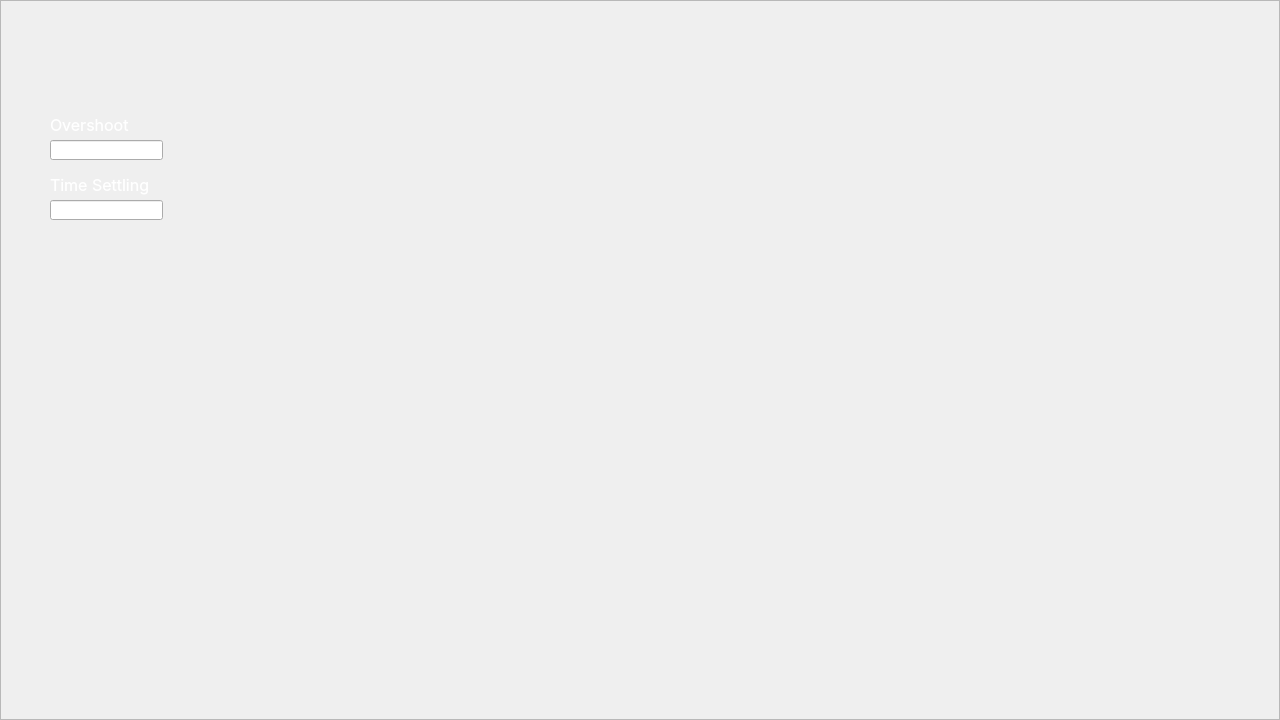
<?xml version="1.0" encoding="UTF-8"?>
<ui version="4.0">
 <class>MainWindow</class>
 <widget class="QMainWindow" name="MainWindow">
  <property name="geometry">
   <rect>
    <x>0</x>
    <y>0</y>
    <width>1280</width>
    <height>720</height>
   </rect>
  </property>
  <property name="minimumSize">
   <size>
    <width>1280</width>
    <height>720</height>
   </size>
  </property>
  <property name="maximumSize">
   <size>
    <width>1280</width>
    <height>720</height>
   </size>
  </property>
  <property name="windowTitle">
   <string>MainWindow</string>
  </property>
  <property name="styleSheet">
   <string notr="true"/>
  </property>
  <widget class="QWidget" name="centralwidget">
   <widget class="QPushButton" name="Refrensi">
    <property name="geometry">
     <rect>
      <x>50</x>
      <y>240</y>
      <width>120</width>
      <height>120</height>
     </rect>
    </property>
    <property name="cursor">
     <cursorShape>PointingHandCursor</cursorShape>
    </property>
    <property name="mouseTracking">
     <bool>true</bool>
    </property>
    <property name="styleSheet">
     <string notr="true">QPushButton {
    
	border-image: url(:/Main/Refrensi.png);
    border-radius: 10px;
    transition: all 0.2s ease-in-out;
}

QPushButton:hover {
    transform: scale(1.1);
}</string>
    </property>
    <property name="text">
     <string/>
    </property>
   </widget>
   <widget class="QPushButton" name="Controller">
    <property name="geometry">
     <rect>
      <x>410</x>
      <y>220</y>
      <width>250</width>
      <height>143</height>
     </rect>
    </property>
    <property name="cursor">
     <cursorShape>PointingHandCursor</cursorShape>
    </property>
    <property name="mouseTracking">
     <bool>true</bool>
    </property>
    <property name="styleSheet">
     <string notr="true">QPushButton {
    
	border-image: url(:/Main/PID.png);
    border-radius: 10px;
    transition: all 0.2s ease-in-out;
}

QPushButton:hover {
    transform: scale(1.1);
}</string>
    </property>
    <property name="text">
     <string/>
    </property>
   </widget>
   <widget class="QPushButton" name="Plant">
    <property name="geometry">
     <rect>
      <x>750</x>
      <y>230</y>
      <width>250</width>
      <height>143</height>
     </rect>
    </property>
    <property name="font">
     <font>
      <family>SF Pro Display</family>
      <pointsize>40</pointsize>
     </font>
    </property>
    <property name="cursor">
     <cursorShape>PointingHandCursor</cursorShape>
    </property>
    <property name="styleSheet">
     <string notr="true">QPushButton {
    
	border-image: url(:/Main/Plant.png);
    border-radius: 10px;
    transition: all 0.2s ease-in-out;
}

QPushButton:hover {
    transform: scale(1.1);
}</string>
    </property>
    <property name="text">
     <string/>
    </property>
   </widget>
   <widget class="QPushButton" name="scopeOutput">
    <property name="geometry">
     <rect>
      <x>1140</x>
      <y>250</y>
      <width>79</width>
      <height>100</height>
     </rect>
    </property>
    <property name="cursor">
     <cursorShape>PointingHandCursor</cursorShape>
    </property>
    <property name="styleSheet">
     <string notr="true">QPushButton {
    
	border-image: url(:/Main/Scope.png);
    border-radius: 10px;
    transition: all 0.2s ease-in-out;
}

QPushButton:hover {
    transform: scale(1.1);
}</string>
    </property>
    <property name="text">
     <string/>
    </property>
   </widget>
   <widget class="QPushButton" name="scopeController">
    <property name="geometry">
     <rect>
      <x>1140</x>
      <y>140</y>
      <width>79</width>
      <height>100</height>
     </rect>
    </property>
    <property name="cursor">
     <cursorShape>PointingHandCursor</cursorShape>
    </property>
    <property name="mouseTracking">
     <bool>true</bool>
    </property>
    <property name="styleSheet">
     <string notr="true">QPushButton {
    
	border-image: url(:/Main/Scope.png);
    border-radius: 10px;
    transition: all 0.2s ease-in-out;
}

QPushButton:hover {
    transform: scale(1.1);
}</string>
    </property>
    <property name="text">
     <string/>
    </property>
   </widget>
   <widget class="QFrame" name="frame">
    <property name="geometry">
     <rect>
      <x>0</x>
      <y>0</y>
      <width>1280</width>
      <height>720</height>
     </rect>
    </property>
    <property name="cursor">
     <cursorShape>IBeamCursor</cursorShape>
    </property>
    <property name="styleSheet">
     <string notr="true">border-image: url(:/Main/Background Baru.png);</string>
    </property>
    <property name="frameShape">
     <enum>QFrame::StyledPanel</enum>
    </property>
    <property name="frameShadow">
     <enum>QFrame::Raised</enum>
    </property>
    <widget class="QPushButton" name="runSim">
     <property name="geometry">
      <rect>
       <x>640</x>
       <y>550</y>
       <width>601</width>
       <height>71</height>
      </rect>
     </property>
     <property name="cursor">
      <cursorShape>PointingHandCursor</cursorShape>
     </property>
     <property name="styleSheet">
      <string notr="true">QPushButton {
    
	border-image: url(:/Main/Run Sim Button.png);
    border-radius: 10px;
    transition: all 0.2s ease-in-out;
}

QPushButton:hover {
    transform: scale(1.1);
}</string>
     </property>
     <property name="text">
      <string/>
     </property>
    </widget>
    <widget class="QPushButton" name="Submit">
     <property name="geometry">
      <rect>
       <x>20</x>
       <y>550</y>
       <width>601</width>
       <height>71</height>
      </rect>
     </property>
     <property name="cursor">
      <cursorShape>PointingHandCursor</cursorShape>
     </property>
     <property name="styleSheet">
      <string notr="true">QPushButton {
    border-image: url(:/Main/Submit Button.png);
    border-radius: 10px;
    transition: all 0.2s ease-in-out;
}

QPushButton:hover {
    transform: scale(1.1);
}</string>
     </property>
     <property name="text">
      <string/>
     </property>
    </widget>
   </widget>
   <widget class="QPushButton" name="scopeOutput_Diskrit">
    <property name="geometry">
     <rect>
      <x>1140</x>
      <y>360</y>
      <width>79</width>
      <height>100</height>
     </rect>
    </property>
    <property name="cursor">
     <cursorShape>PointingHandCursor</cursorShape>
    </property>
    <property name="styleSheet">
     <string notr="true">QPushButton {
    
	border-image: url(:/Main/Scope.png);
    border-radius: 10px;
    transition: all 0.2s ease-in-out;
}

QPushButton:hover {
    transform: scale(1.1);
}</string>
    </property>
    <property name="text">
     <string/>
    </property>
   </widget>
   <widget class="QLineEdit" name="Overshoot">
    <property name="geometry">
     <rect>
      <x>50</x>
      <y>140</y>
      <width>113</width>
      <height>20</height>
     </rect>
    </property>
    <property name="readOnly">
     <bool>true</bool>
    </property>
   </widget>
   <widget class="QLineEdit" name="TimeS">
    <property name="geometry">
     <rect>
      <x>50</x>
      <y>200</y>
      <width>113</width>
      <height>20</height>
     </rect>
    </property>
    <property name="readOnly">
     <bool>true</bool>
    </property>
   </widget>
   <widget class="QLabel" name="label_2">
    <property name="geometry">
     <rect>
      <x>50</x>
      <y>110</y>
      <width>111</width>
      <height>30</height>
     </rect>
    </property>
    <property name="font">
     <font>
      <family>SF Pro Display</family>
      <pointsize>12</pointsize>
     </font>
    </property>
    <property name="styleSheet">
     <string notr="true">color: rgb(255, 255, 255);</string>
    </property>
    <property name="text">
     <string>Overshoot</string>
    </property>
    <property name="alignment">
     <set>Qt::AlignLeading|Qt::AlignLeft|Qt::AlignVCenter</set>
    </property>
   </widget>
   <widget class="QLabel" name="label">
    <property name="geometry">
     <rect>
      <x>50</x>
      <y>170</y>
      <width>181</width>
      <height>30</height>
     </rect>
    </property>
    <property name="font">
     <font>
      <family>SF Pro Display</family>
      <pointsize>12</pointsize>
     </font>
    </property>
    <property name="styleSheet">
     <string notr="true">color: rgb(255, 255, 255);</string>
    </property>
    <property name="text">
     <string>Time Settling</string>
    </property>
    <property name="alignment">
     <set>Qt::AlignLeading|Qt::AlignLeft|Qt::AlignVCenter</set>
    </property>
   </widget>
   <zorder>frame</zorder>
   <zorder>Refrensi</zorder>
   <zorder>Controller</zorder>
   <zorder>Plant</zorder>
   <zorder>scopeOutput</zorder>
   <zorder>scopeController</zorder>
   <zorder>scopeOutput_Diskrit</zorder>
   <zorder>Overshoot</zorder>
   <zorder>TimeS</zorder>
   <zorder>label_2</zorder>
   <zorder>label</zorder>
  </widget>
 </widget>
 <resources>
  <include location="../Asset/Resource.qrc"/>
 </resources>
 <connections/>
</ui>
